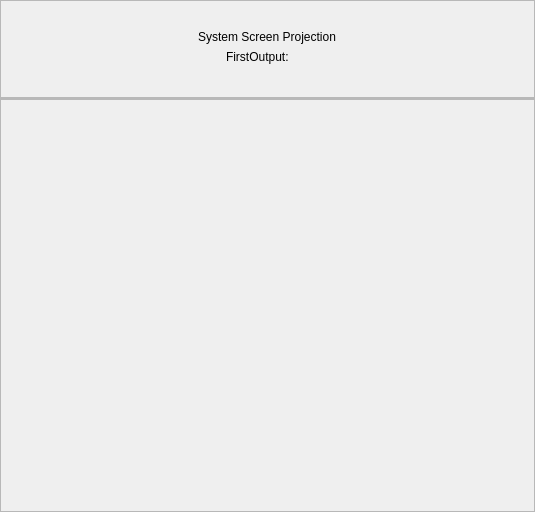
<?xml version="1.0" encoding="UTF-8"?>
<ui version="4.0">
 <class>KDSWidget</class>
 <widget class="QWidget" name="KDSWidget">
  <property name="geometry">
   <rect>
    <x>0</x>
    <y>0</y>
    <width>535</width>
    <height>512</height>
   </rect>
  </property>
  <property name="windowTitle">
   <string notr="true">Form</string>
  </property>
  <layout class="QVBoxLayout" name="verticalLayout_2">
   <property name="spacing">
    <number>0</number>
   </property>
   <property name="leftMargin">
    <number>0</number>
   </property>
   <property name="topMargin">
    <number>0</number>
   </property>
   <property name="rightMargin">
    <number>0</number>
   </property>
   <property name="bottomMargin">
    <number>0</number>
   </property>
   <item>
    <widget class="QFrame" name="titleFrame">
     <property name="minimumSize">
      <size>
       <width>0</width>
       <height>98</height>
      </size>
     </property>
     <property name="maximumSize">
      <size>
       <width>16777215</width>
       <height>98</height>
      </size>
     </property>
     <property name="frameShape">
      <enum>QFrame::StyledPanel</enum>
     </property>
     <property name="frameShadow">
      <enum>QFrame::Raised</enum>
     </property>
     <layout class="QVBoxLayout" name="verticalLayout_3">
      <property name="spacing">
       <number>3</number>
      </property>
      <property name="leftMargin">
       <number>0</number>
      </property>
      <property name="topMargin">
       <number>0</number>
      </property>
      <property name="rightMargin">
       <number>0</number>
      </property>
      <property name="bottomMargin">
       <number>0</number>
      </property>
      <item>
       <spacer name="verticalSpacer">
        <property name="orientation">
         <enum>Qt::Vertical</enum>
        </property>
        <property name="sizeHint" stdset="0">
         <size>
          <width>20</width>
          <height>40</height>
         </size>
        </property>
       </spacer>
      </item>
      <item alignment="Qt::AlignHCenter">
       <widget class="QLabel" name="titleLabel">
        <property name="sizePolicy">
         <sizepolicy hsizetype="Fixed" vsizetype="Fixed">
          <horstretch>0</horstretch>
          <verstretch>0</verstretch>
         </sizepolicy>
        </property>
        <property name="text">
         <string>System Screen Projection</string>
        </property>
       </widget>
      </item>
      <item>
       <layout class="QHBoxLayout" name="horizontalLayout">
        <property name="spacing">
         <number>3</number>
        </property>
        <item>
         <spacer name="horizontalSpacer_2">
          <property name="orientation">
           <enum>Qt::Horizontal</enum>
          </property>
          <property name="sizeHint" stdset="0">
           <size>
            <width>40</width>
            <height>20</height>
           </size>
          </property>
         </spacer>
        </item>
        <item>
         <widget class="QLabel" name="outputPrimaryTip">
          <property name="sizePolicy">
           <sizepolicy hsizetype="Fixed" vsizetype="Fixed">
            <horstretch>0</horstretch>
            <verstretch>0</verstretch>
           </sizepolicy>
          </property>
          <property name="text">
           <string>FirstOutput:</string>
          </property>
         </widget>
        </item>
        <item>
         <widget class="QLabel" name="outputName">
          <property name="sizePolicy">
           <sizepolicy hsizetype="Fixed" vsizetype="Fixed">
            <horstretch>0</horstretch>
            <verstretch>0</verstretch>
           </sizepolicy>
          </property>
          <property name="text">
           <string/>
          </property>
         </widget>
        </item>
        <item>
         <widget class="QLabel" name="outputDisplayName">
          <property name="sizePolicy">
           <sizepolicy hsizetype="Fixed" vsizetype="Fixed">
            <horstretch>0</horstretch>
            <verstretch>0</verstretch>
           </sizepolicy>
          </property>
          <property name="text">
           <string/>
          </property>
         </widget>
        </item>
        <item>
         <spacer name="horizontalSpacer">
          <property name="orientation">
           <enum>Qt::Horizontal</enum>
          </property>
          <property name="sizeHint" stdset="0">
           <size>
            <width>40</width>
            <height>20</height>
           </size>
          </property>
         </spacer>
        </item>
       </layout>
      </item>
      <item>
       <spacer name="verticalSpacer_2">
        <property name="orientation">
         <enum>Qt::Vertical</enum>
        </property>
        <property name="sizeHint" stdset="0">
         <size>
          <width>20</width>
          <height>40</height>
         </size>
        </property>
       </spacer>
      </item>
     </layout>
    </widget>
   </item>
   <item>
    <layout class="QVBoxLayout" name="btnsVerLayout">
     <property name="spacing">
      <number>0</number>
     </property>
    </layout>
   </item>
   <item>
    <widget class="QFrame" name="splitFrame">
     <property name="minimumSize">
      <size>
       <width>0</width>
       <height>1</height>
      </size>
     </property>
     <property name="maximumSize">
      <size>
       <width>16777215</width>
       <height>1</height>
      </size>
     </property>
     <property name="frameShape">
      <enum>QFrame::StyledPanel</enum>
     </property>
     <property name="frameShadow">
      <enum>QFrame::Raised</enum>
     </property>
    </widget>
   </item>
   <item>
    <widget class="QFrame" name="bottomFrame">
     <property name="minimumSize">
      <size>
       <width>0</width>
       <height>30</height>
      </size>
     </property>
     <property name="frameShape">
      <enum>QFrame::StyledPanel</enum>
     </property>
     <property name="frameShadow">
      <enum>QFrame::Raised</enum>
     </property>
    </widget>
   </item>
  </layout>
 </widget>
 <resources/>
 <connections/>
</ui>
